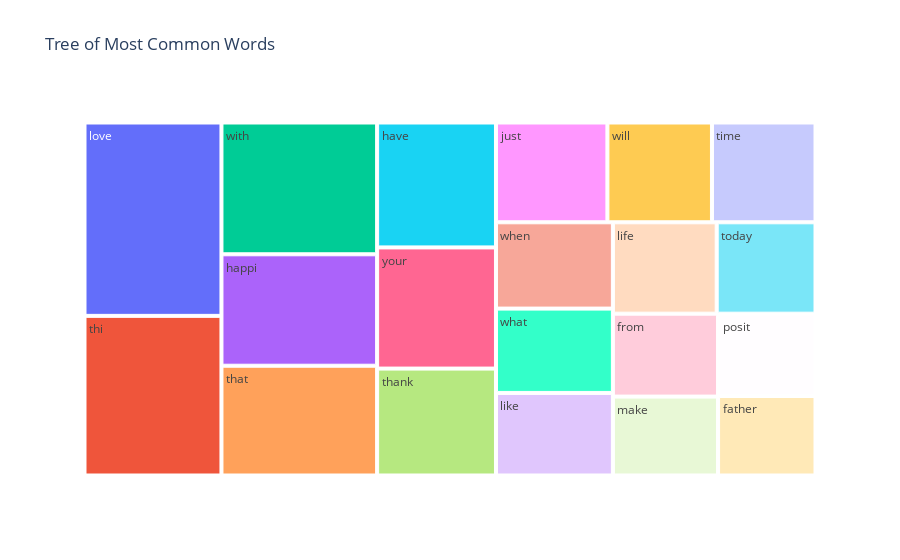

The cell this chart's notebook holds for it:
### Code cell
fig = px.treemap(temp2, path=['Common_words'], values='count',title='Tree of Most Common Words')
fig.show()

### Figure 1 — Plotly figure (JSON) as saved in the notebook; plotly's stock layout.template omitted (floating-point values rounded to 4 significant figures)
{"data": [{"branchvalues": "total", "domain": {"x": [0, 1], "y": [0, 1]}, "hovertemplate": "labels=%{label}<br>count=%{value}<br>parent=%{parent}<br>id=%{id}<extra></extra>", "ids": ["father", "from", "happi", "have", "just", "life", "like", "love", "make", "posit", "thank", "that", "thi", "time", "today", "what", "when", "will", "with", "your"], "labels": ["father", "from", "happi", "have", "just", "life", "like", "love", "make", "posit", "thank", "that", "thi", "time", "today", "what", "when", "will", "with", "your"], "name": "", "parents": ["", "", "", "", "", "", "", "", "", "", "", "", "", "", "", "", "", "", "", ""], "type": "treemap", "values": [1467, 1652, 3285, 2812, 2106, 1797, 1828, 5016, 1572, 1519, 2407, 3236, 4141, 1957, 1710, 1867, 1911, 1976, 3885, 2728]}], "layout": {"legend": {"tracegroupgap": 0}, "title": {"text": "Tree of Most Common Words"}}}
